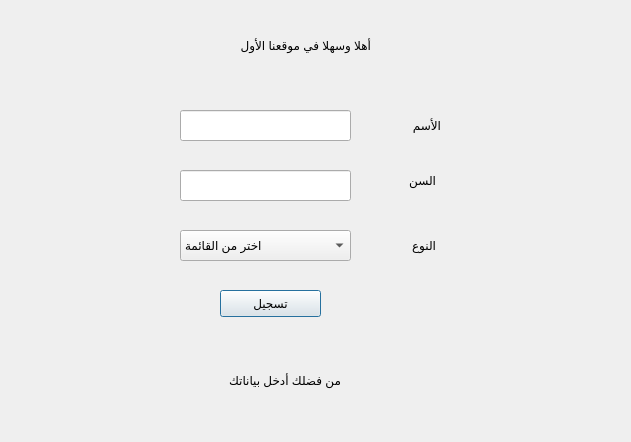
<?xml version="1.0" encoding="UTF-8"?>
<ui version="4.0">
 <class>Dialog</class>
 <widget class="QDialog" name="Dialog">
  <property name="geometry">
   <rect>
    <x>0</x>
    <y>0</y>
    <width>631</width>
    <height>442</height>
   </rect>
  </property>
  <property name="windowTitle">
   <string>Dialog</string>
  </property>
  <property name="styleSheet">
   <string notr="true"/>
  </property>
  <widget class="QPushButton" name="myButton">
   <property name="geometry">
    <rect>
     <x>220</x>
     <y>290</y>
     <width>101</width>
     <height>27</height>
    </rect>
   </property>
   <property name="text">
    <string>تسجيل</string>
   </property>
  </widget>
  <widget class="QLineEdit" name="NameField">
   <property name="geometry">
    <rect>
     <x>180</x>
     <y>110</y>
     <width>171</width>
     <height>31</height>
    </rect>
   </property>
  </widget>
  <widget class="QLineEdit" name="AgeField">
   <property name="geometry">
    <rect>
     <x>180</x>
     <y>170</y>
     <width>171</width>
     <height>31</height>
    </rect>
   </property>
  </widget>
  <widget class="QLabel" name="title">
   <property name="geometry">
    <rect>
     <x>210</x>
     <y>20</y>
     <width>161</width>
     <height>51</height>
    </rect>
   </property>
   <property name="text">
    <string>أهلا وسهلا في موقعنا الأول</string>
   </property>
  </widget>
  <widget class="QLabel" name="NameLabel">
   <property name="geometry">
    <rect>
     <x>400</x>
     <y>110</y>
     <width>41</width>
     <height>31</height>
    </rect>
   </property>
   <property name="text">
    <string>الأسم</string>
   </property>
  </widget>
  <widget class="QLabel" name="AgeLabel">
   <property name="geometry">
    <rect>
     <x>385</x>
     <y>170</y>
     <width>51</width>
     <height>20</height>
    </rect>
   </property>
   <property name="text">
    <string>السن</string>
   </property>
  </widget>
  <widget class="QLabel" name="GenLabel">
   <property name="geometry">
    <rect>
     <x>385</x>
     <y>230</y>
     <width>51</width>
     <height>31</height>
    </rect>
   </property>
   <property name="text">
    <string>النوع</string>
   </property>
  </widget>
  <widget class="QComboBox" name="comboBox">
   <property name="geometry">
    <rect>
     <x>180</x>
     <y>230</y>
     <width>171</width>
     <height>31</height>
    </rect>
   </property>
   <property name="editable">
    <bool>false</bool>
   </property>
   <item>
    <property name="text">
     <string>اختر من القائمة</string>
    </property>
   </item>
   <item>
    <property name="text">
     <string>Male</string>
    </property>
   </item>
   <item>
    <property name="text">
     <string>Female</string>
    </property>
   </item>
  </widget>
  <widget class="QLabel" name="StateLabel">
   <property name="geometry">
    <rect>
     <x>140</x>
     <y>360</y>
     <width>201</width>
     <height>41</height>
    </rect>
   </property>
   <property name="styleSheet">
    <string notr="true"/>
   </property>
   <property name="text">
    <string>من فضلك أدخل بياناتك</string>
   </property>
  </widget>
 </widget>
 <resources/>
 <connections/>
</ui>
